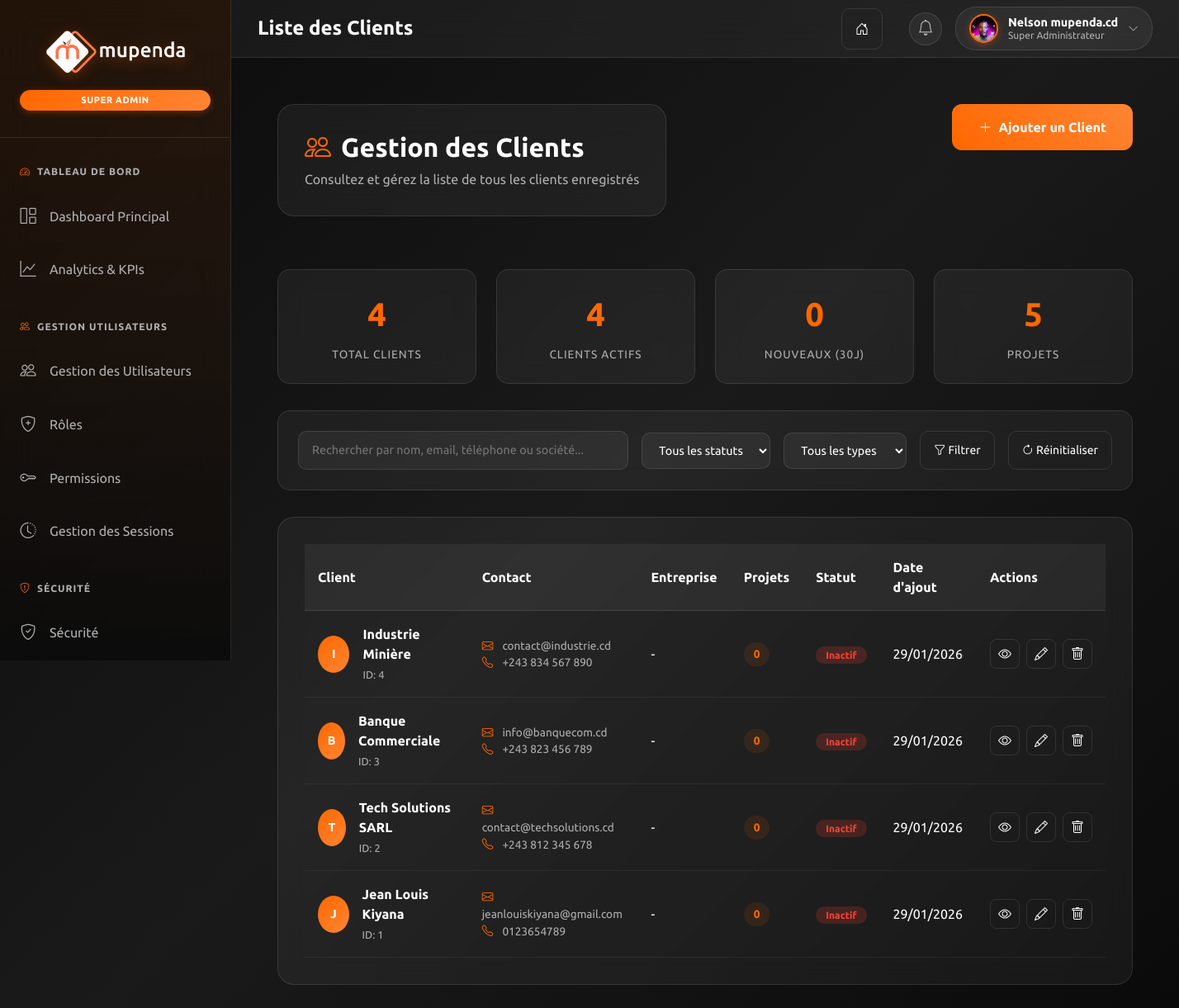
The app's page /dashboard/super-admin/clients/ (signed in) with its own data.
### MupendaApp/models.py (models this page shows, shortened)
class CustomUser(AbstractUser):
    is_administrateur = models.BooleanField(default=False)
    is_utilisateur = models.BooleanField(default=True)
    photo_profil = models.ImageField(upload_to="static/images", blank=True, null=True)
    telephone = models.CharField(max_length=20, blank=True, null=True)
    date_embauche = models.DateField(blank=True, null=True)
    est_actif = models.BooleanField(default=True)
    derniere_connexion = models.DateTimeField(blank=True, null=True)
    tentative_echec = models.IntegerField(default=0)
    bloque_jusqua = models.DateTimeField(blank=True, null=True)
    pref_email_notifications = models.BooleanField(default=True, verbose_name="Notifications par email")
    pref_dark_mode = models.BooleanField(default=False, verbose_name="Mode sombre")
    def is_super_admin(self):
        return self.user_roles.filter(
            role__nom='SUPER_ADMIN',
            est_actif=True
        ).exists()

class Client(models.Model):
    TYPE_CLIENT_CHOICES = [
        ('PME', 'PME'),
        ('STARTUP', 'Startup'),
        ('GRAND_COMPTE', 'Grand Compte'),
        ('PARTICULIER', 'Particulier'),
    ]
    STATUT_CLIENT_CHOICES = [
        ('PROSPECT', 'Prospect'),
        ('ACTIF', 'Actif'),
        ('INACTIF', 'Inactif'),
        ('ARCHIVE', 'Archivé'),
    ]
    nom = models.CharField(max_length=100)
    adresse = models.CharField(max_length=255)
    email = models.EmailField(unique=True)
    telephone = models.CharField(max_length=20, blank=True, null=True)
    type_client = models.CharField(max_length=20, choices=TYPE_CLIENT_CHOICES, default='PARTICULIER')
    statut_client = models.CharField(max_length=20, choices=STATUT_CLIENT_CHOICES, default='PROSPECT')
    siret = models.CharField(max_length=14, blank=True, null=True, help_text="Numéro SIRET pour les entreprises")
    secteur_activite = models.CharField(max_length=100, blank=True, null=True)
    site_web = models.URLField(blank=True, null=True)
    notes = models.TextField(blank=True, null=True)
    responsable_compte = models.ForeignKey(
        settings.AUTH_USER_MODEL,
        on_delete=models.SET_NULL,
        null=True,
        related_name='clients_geres'
    )
    date_creation = models.DateTimeField(auto_now_add=True)
    date_maj = models.DateTimeField(auto_now=True)
    class Meta:
        ordering = ['-date_creation']
        verbose_name = "Client"
        verbose_name_plural = "Clients"

### MupendaApp/views.py (the view, shortened to what this page needs)
# urls.py: path('dashboard/super-admin/clients/', views.ClientsView, name='clients'),
@login_required
def ClientsView(request):
    if not _require_roles(request, {'ADMINISTRATEUR', 'SUPER_ADMIN'}):
        return _forbidden(request)
    search = request.GET.get('search', '')
    statut_filter = request.GET.get('statut_client', '')
    type_filter = request.GET.get('type_client', '')
    clients = Client.objects.all().order_by('-date_creation')
    if statut_filter:
        clients = clients.filter(statut_client=statut_filter)
    if type_filter:
        clients = clients.filter(type_client=type_filter)
    total_clients = Client.objects.count()
    active_clients = Client.objects.filter(statut_client='ACTIF').count()
    new_clients_month = Client.objects.filter(
        date_creation__gte=timezone.now() - timezone.timedelta(days=30)
    ).count()
    total_projects = Projet.objects.count()
    paginator = Paginator(clients, 15)
    page = request.GET.get('page', 1)
    page_obj = paginator.get_page(page)
    query_params = []
    if search:
        query_params.append(f'search={search}')
    if statut_filter:
        query_params.append(f'statut_client={statut_filter}')
    if type_filter:
        query_params.append(f'type_client={type_filter}')
    querystring = '&'.join(query_params)
    return render(request, 'dashboard/super_admin/liste_clients.html', {
        'clients': page_obj.object_list,
        'page_obj': page_obj,
        'is_paginated': page_obj.has_other_pages(),
        'total_clients': total_clients,
        'active_clients': active_clients,
        'new_clients_month': new_clients_month,
        'total_projects': total_projects,
        'search': search,
        'statut_filter': statut_filter,
        'type_filter': type_filter,
        'statut_choices': Client.STATUT_CLIENT_CHOICES,
        'type_choices': Client.TYPE_CLIENT_CHOICES,
        'querystring': querystring,
    })

### MupendaApp/templates/dashboard/super_admin/liste_clients.html (shortened to what this page needs)
{% extends 'dashboard/base_super_admin.html' %}
{% load static %}
{% block page_title %}
<h1 class="page-title">Liste des Clients</h1>
{% endblock %}
{% block content %}
<div class="clients-list-container">
    <div class="dashboard-header-with-action">
        <div class="dashboard-header">
            <h1 class="dashboard-title">
                <i class="bi bi-people"></i>
                Gestion des Clients
            </h1>
            <p class="dashboard-description">
                Consultez et gérez la liste de tous les clients enregistrés
            </p>
        </div>
        <a href="{% url 'AjouterClient' %}" class="btn btn-glass-primary">
            <i class="bi bi-plus-lg"></i>
            Ajouter un Client
        </a>
    </div>
    <div class="stats-grid">
        <div class="stat-card">
            <div class="stat-number">{{ total_clients|default:"0" }}</div>
            <div class="stat-label">Total Clients</div>
        </div>
        <div class="stat-card">
            <div class="stat-number">{{ active_clients|default:"0" }}</div>
            <div class="stat-label">Clients Actifs</div>
        </div>
        <div class="stat-card">
            <div class="stat-number">{{ new_clients_month|default:"0" }}</div>
            <div class="stat-label">Nouveaux (30j)</div>
        </div>
        <div class="stat-card">
            <div class="stat-number">{{ total_projects|default:"0" }}</div>
            <div class="stat-label">Projets</div>
        </div>
    </div>
    <div class="filters-container">
        <form method="get" class="filters-form">
            <input type="text" name="search" class="filter-input" placeholder="Rechercher par nom, email, téléphone ou société..." value="{{ search|default:'' }}">
            <select name="statut_client" class="filter-select" onchange="this.form.submit()">
                <option value="">Tous les statuts</option>
            </select>
            <select name="type_client" class="filter-select" onchange="this.form.submit()">
                <option value="">Tous les types</option>
            </select>
            <button type="submit" class="btn btn-outline-light btn-sm">
                <i class="bi bi-funnel"></i> Filtrer
            </button>
            <a href="{% url 'clients' %}" class="btn btn-outline-light btn-sm">
                <i class="bi bi-arrow-clockwise"></i> Réinitialiser
            </a>
        </form>
    </div>
    <div class="clients-table-container">
        <table class="clients-table">
            <thead>
                <tr>
                    <th>Client</th>
                    <th>Contact</th>
                    <th>Entreprise</th>
                    <th>Projets</th>
                    <th>Statut</th>
                    <th>Date d'ajout</th>
                    <th>Actions</th>
                </tr>
            </thead>
            <tbody>
                {% for client in clients %}
                <tr>
                    <td>
                        <div class="client-info">
                            <div class="client-avatar">{{ client.nom|first|upper }}</div>
                            <div>
                                <div class="client-name">{{ client.nom }}</div>
                                <small class="client-id">ID: {{ client.id }}</small>
                            </div>
                        </div>
                    </td>
                    <td>
                        <div class="contact-info">
                            <div><i class="bi bi-envelope"></i> {{ client.email|default:"-" }}</div>
                            <div><i class="bi bi-telephone"></i> {{ client.telephone|default:"-" }}</div>
                        </div>
                    </td>
                    <td>{{ client.entreprise|default:"-" }}</td>
                    <td>
                        <span class="project-count">{{ client.projets.count|default:"0" }}</span>
                    </td>
                    <td>
                        {% if client.est_actif %}
                            <span class="status-badge status-active">Actif</span>
                        {% else %}
                            <span class="status-badge status-inactive">Inactif</span>
                        {% endif %}
                    </td>
                    <td>{{ client.date_creation|date:"d/m/Y"|default:"-" }}</td>
                    <td>
                        <div class="action-cell">
                            <a class="action-btn view" href="{% url 'fiche_client' client.id %}" title="Voir détails">
                                <i class="bi bi-eye"></i>
                            </a>
                            <a class="action-btn edit" href="{% url 'modifier_client' client.id %}" title="Modifier">
                                <i class="bi bi-pencil"></i>
                            </a>
                            <a class="action-btn delete" href="{% url 'supprimer_client' client.id %}" title="Supprimer">
                                <i class="bi bi-trash"></i>
                            </a>
                        </div>
                    </td>
                </tr>
                {% endfor %}
            </tbody>
        </table>
    </div>
</div>
{% endblock %}

### MupendaApp/templates/dashboard/base_super_admin.html (shortened to what this page needs)
{% load static %}
<!DOCTYPE html>
<html lang="fr">
<head>
    <link href="https://cdn.jsdelivr.net/npm/bootstrap@5.3.3/dist/css/bootstrap.min.css" rel="stylesheet">
    <link rel="stylesheet" href="https://cdn.jsdelivr.net/npm/bootstrap-icons@1.13.1/font/bootstrap-icons.min.css">
</head>
<body>
    <div class="dashboard-container">
        <aside class="sidebar" id="sidebar">
            <div class="sidebar-header">
                <img src="{% static 'images/White Mupenda Company.png' %}" alt="Mupenda Company" class="sidebar-logo">
                <div class="super-admin-badge">Super Admin</div>
            </div>
            <nav>
                <div class="menu-section">
                    <div class="menu-section-title">
                        <i class="bi bi-speedometer2"></i>
                        Tableau de Bord
                    </div>
                    <ul class="sidebar-menu">
                        <li class="sidebar-menu-item">
                            <a href="{% url 'super_admin_dashboard' %}" class="sidebar-menu-link {% if request.resolver_match.url_name == 'super_admin_dashboard' %}active{% endif %}">
                                <i class="bi bi-grid-1x2 sidebar-menu-icon"></i>
                                Dashboard Principal
                            </a>
                        </li>
                        <li class="sidebar-menu-item">
                            <a href="{% url 'analytics_center' %}" class="sidebar-menu-link {% if request.resolver_match.url_name == 'analytics_center' %}active{% endif %}">
                                <i class="bi bi-graph-up sidebar-menu-icon"></i>
                                Analytics & KPIs
                            </a>
                        </li>
                    </ul>
                </div>
                <div class="menu-section">
                    <div class="menu-section-title">
                        <i class="bi bi-people"></i>
                        Gestion Utilisateurs
                    </div>
                    <ul class="sidebar-menu">
                        <li class="sidebar-menu-item">
                            <a href="{% url 'super_admin_manage_users' %}" class="sidebar-menu-link {% if request.resolver_match.url_name == 'super_admin_manage_users' %}active{% endif %}">
                                <i class="bi bi-people sidebar-menu-icon"></i>
                                Gestion des Utilisateurs
                            </a>
                        </li>
                        <li class="sidebar-menu-item">
                            <a href="{% url 'super_admin_manage_roles' %}" class="sidebar-menu-link {% if request.resolver_match.url_name == 'super_admin_manage_roles' %}active{% endif %}">
                                <i class="bi bi-shield-plus sidebar-menu-icon"></i>
                                Rôles
                            </a>
                        </li>
                        <li class="sidebar-menu-item">
                            <a href="{% url 'super_admin_manage_permissions' %}" class="sidebar-menu-link {% if request.resolver_match.url_name == 'super_admin_manage_permissions' %}active{% endif %}">
                                <i class="bi bi-key sidebar-menu-icon"></i>
                                Permissions
                            </a>
                        </li>
                        <li class="sidebar-menu-item">
                            <a href="{% url 'sessions_management' %}" class="sidebar-menu-link {% if request.resolver_match.url_name == 'sessions_management' %}active{% endif %}">
                                <i class="bi bi-clock-history sidebar-menu-icon"></i>
                                Gestion des Sessions
                            </a>
                        </li>
                    </ul>
                </div>
                <div class="menu-section">
                    <div class="menu-section-title">
                        <i class="bi bi-shield-exclamation"></i>
                        Sécurité
                    </div>
                    <ul class="sidebar-menu">
                        <li class="sidebar-menu-item">
                            <a href="{% url 'security_dashboard' %}" class="sidebar-menu-link {% if request.resolver_match.url_name == 'security_dashboard' %}active{% endif %}">
                                <i class="bi bi-shield-check sidebar-menu-icon"></i>
                                Sécurité
                            </a>
                        </li>
                    </ul>
                </div>
            </nav>
        </aside>
        <header class="top-header">
            <div class="top-header-left">
                {% block page_title %}{% endblock %}
            </div>
            <div class="top-header-right">
                <a href="{% url 'index' %}" class="btn btn-outline-light me-3" title="Retour au site">
                    <i class="bi bi-house-door"></i>
                </a>
                <div class="notification-wrapper">
                    <button class="notification-btn" id="notificationBtn" onclick="toggleNotificationDropdown(event)">
                        <i class="bi bi-bell"></i>
                    </button>
                </div>
                <div class="top-profile-section">
                    <div class="top-profile" onclick="toggleTopProfileDropdown()">
                        <img src="{% if user.photo_profil %}{{ user.photo_profil.url }}{% else %}{% static 'images/default-avatar.png' %}{% endif %}" alt="User Avatar" class="top-avatar" id="topAvatar">
                        <div class="top-user-details">
                            <h4 class="top-user-name">{{ user.get_full_name|default:user.username }}</h4>
                            <p class="top-user-role">Super Administrateur</p>
                        </div>
                        <i class="bi bi-chevron-down top-chevron" id="topProfileDropdownIcon"></i>
                    </div>
                </div>
            </div>
        </header>
        <main class="main-content" style="margin-left: 280px; flex: 1; padding: 2rem;">
            {% block content %}
            {% endblock %}
        </main>
    </div>
</body>
</html>

### records on screen
CustomUser: photo_profil (picture), get_full_name "Nelson mupenda.cd"
Client: nom|first "I", nom "Industrie Minière", id "4", email "contact@industrie.cd", telephone "+243 834 567 890", entreprise "-", projets.count "0", date_creation "29/01/2026"
Client: nom|first "B", nom "Banque Commerciale", id "3", email "info@banquecom.cd", telephone "+243 823 456 789", entreprise "-", projets.count "0", date_creation "29/01/2026"
Client: nom|first "T", nom "Tech Solutions SARL", id "2", email "contact@techsolutions.cd", telephone "+243 812 345 678", entreprise "-", projets.count "0", date_creation "29/01/2026"
Client: nom|first "J", nom "Jean Louis Kiyana", id "1", email "jeanlouiskiyana@gmail.com", telephone "0123654789", entreprise "-", projets.count "0", date_creation "29/01/2026"

### other values on screen
{{ total_clients|default:"0" }} "4"
{{ active_clients|default:"0" }} "4"
{{ new_clients_month|default:"0" }} "0"
{{ total_projects|default:"0" }} "5"
